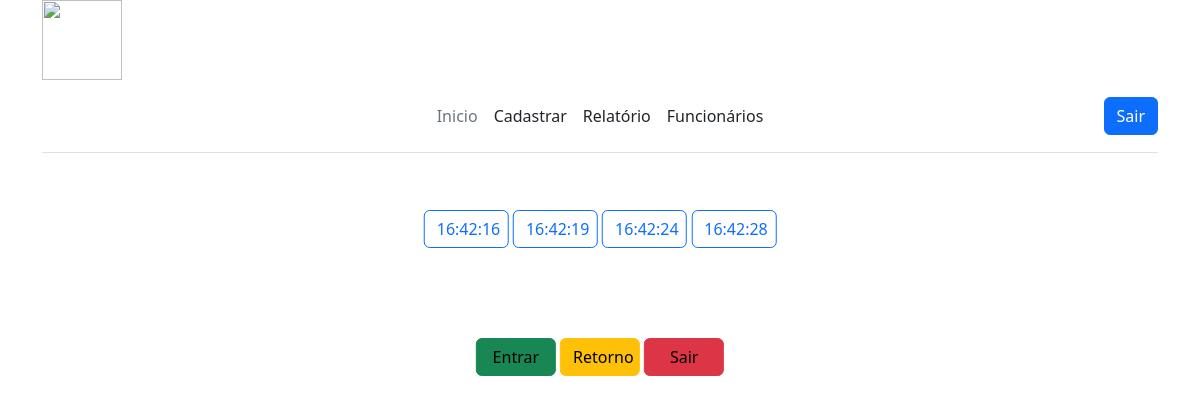
Screenshot of /painel.php (signed in) with the database file from the repository.
### tables this page shows
CREATE TABLE `funcionario_ponto` (
  `fup_codigo` int(11) NOT NULL,
  `fup_fk_fun_codigo` int(11) NOT NULL,
  `fup_data_entrada` time DEFAULT NULL,
  `fup_data_saida` time DEFAULT NULL,
  `fup_data` date DEFAULT NULL,
  `fup_hora_pausa` time DEFAULT NULL,
  `fup_hora_retorno` time DEFAULT NULL
);

### painel.php (the view, shortened to what this page needs)
<?php
  include('conexao.php');
  $fup_fk_fun_codigo = $_SESSION['fun_codigo'];
  $data_hoje = date("Y/m/d");
  $sql_code = "SELECT * FROM funcionario_ponto WHERE fup_fk_fun_codigo = '$fup_fk_fun_codigo' AND fup_data = '$data_hoje' ";
  $sql_query = $mysqli->query($sql_code) or die("Falha na execução do código SQL: " . $mysqli->error);
  $ponto_func = $sql_query->fetch_assoc();
  (isset($ponto_func['fup_data_entrada'])) ? $entrada = $ponto_func['fup_data_entrada'] : $entrada = 'Entrada';
  (isset($ponto_func['fup_hora_pausa'])) ? $pausa = $ponto_func['fup_hora_pausa'] : $pausa = 'Pausa';
  (isset($ponto_func['fup_hora_pausa'])) ? $almoco = 'Retorno' : $almoco = 'Pausa';
  (isset($ponto_func['fup_hora_retorno'])) ? $retorno = $ponto_func['fup_hora_retorno'] : $retorno = 'Retorno';
  (isset($ponto_func['fup_data_saida'])) ? $saida = $ponto_func['fup_data_saida'] : $saida = 'Saida';
?>
<!doctype html>
<html lang="en">
  <head>
    <link href="https://cdn.jsdelivr.net/npm/bootstrap@5.0.2/dist/css/bootstrap.min.css" rel="stylesheet">
<link href="../assets/dist/css/bootstrap.min.css" rel="stylesheet">
    <link href="headers.css" rel="stylesheet">
  </head>
  <body>
<main>
  <div class="container">
    <img ID="imagem" src="assets/img/aquicob.png" width="80" height="80">
      <header class="d-flex flex-wrap align-items-center justify-content-center justify-content-md-between py-3 mb-4 border-bottom">
        <a href="/" class="d-flex align-items-center col-md-3 mb-2 mb-md-0 text-dark text-decoration-none">
          <svg class="bi me-2" width="40" height="32" role="img" aria-label="Bootstrap"><use xlink:href="#bootstrap"/></svg>
        </a>
        <ul class="nav col-12 col-md-auto mb-2 justify-content-center mb-md-0">
          <li><a href="painel.php" class="nav-link px-2 link-secondary">Inicio</a></li>
          <li><a href="cadastro.php" class="nav-link px-2 link-dark">Cadastrar</a></li>
          <li><a href="#" class="nav-link px-2 link-dark">Relatório</a></li>
          <li><a href="funcionarios.php" class="nav-link px-2 link-dark">Funcionários</a></li>
        </ul>
        <div class="col-md-3 text-end">
          <a href="index.php">
            <button type="button" class="btn btn-primary">Sair</button>
          </a>
        </div>
      </header>
  </div>
  <div class="cont" style="height:80px">
    <div class="center">
      <br>
      <label class="btn btn-outline-primary" for="btn-check-outlined" style="pointer-events: none"><?php echo $entrada; ?> </label>
      <label class="btn btn-outline-primary" for="btn-check-outlined" style="pointer-events: none"><?php echo $pausa; ?> </label>
      <label class="btn btn-outline-primary" for="btn-check-outlined" style="pointer-events: none"><?php echo $retorno; ?> </label>
      <label class="btn btn-outline-primary" for="btn-check-outlined" style="pointer-events: none"><?php echo $saida; ?> </label>
    </div>
  </div>
  <form action="" method="POST">
    <div class="cont">
      <div class="center">
          <button type="submit" class="btn btn-success" style="width:80px; color:black;" name="entrar">Entrar</button>
          <button type="submit" class="btn btn-warning" style="width:80px" name="almoco"> <?php echo $almoco;?> </button>
          <button type="submit" class="btn btn-danger" style="width:80px; color:black;" name="sair">Sair</button>
        </div>
      </div>
    </form>
</main>
  </body>
</html>

### headers.css (style rules this page uses)
.bi { vertical-align: -.125em; fill: currentColor; }

### painel.php (style rules this page uses)
.cont { height: 200px; position: relative; }
.center { margin: 0; position: absolute; top: 50%; left: 50%; -ms-transform: translate(-50%, -50%); transform: translate(-50%, -50%); }
.btn-outline-primary { width: 85px; height: 38px; }

### rows the page displays
funcionario_ponto: fup_data_entrada "16:42:16", fup_hora_pausa "16:42:19", fup_hora_retorno "16:42:24", fup_data_saida "16:42:28"

### other values shown
$almoco "Retorno"
